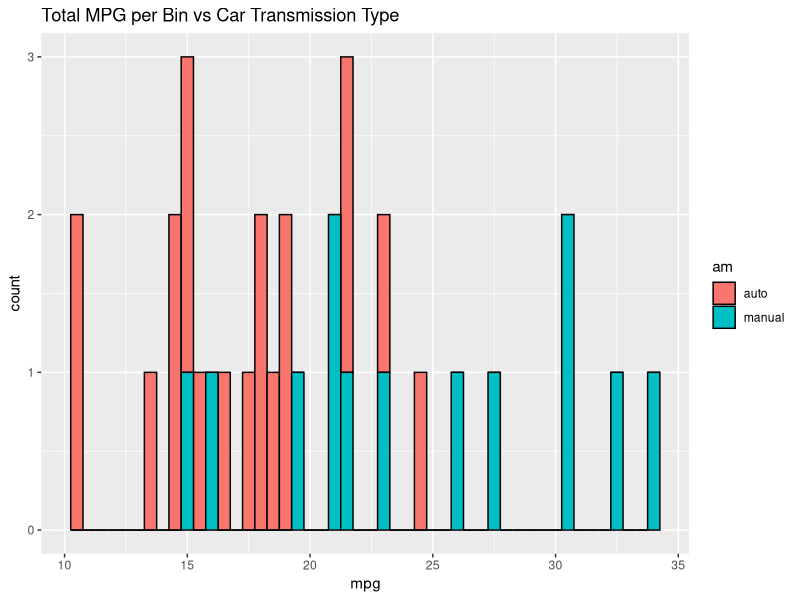
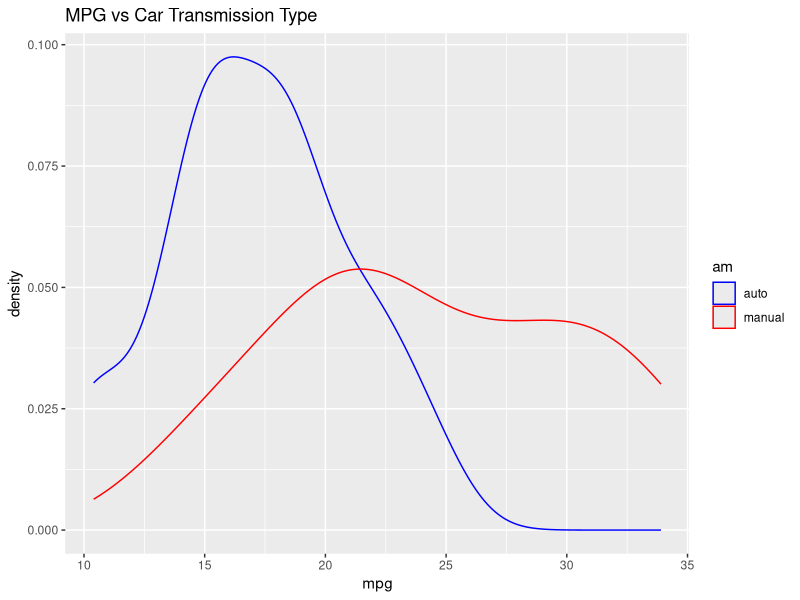
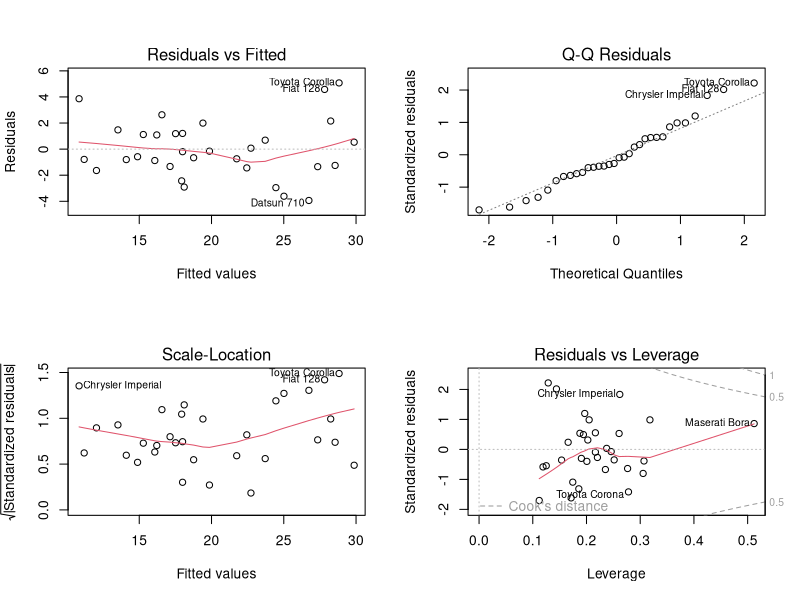

The R source for these figures, in order:
## ---- chunk 1
a <- 1:11
b <- c("[mpg] Miles/(US) gallon", "[cyl] Number of cylinders", "[disp] Engine displacement (cu.in.)",
       "[hp] Gross horsepower", "[drat]	Rear axle ratio", "[wt] Weight (lb/1000)",
       "[qsec] 1/4 mile time","[vs]	V/S (unknown)", "[am]	Transmission (0 = automatic, 1 = manual)", 
       "[gear] Number of forward gears", "[carb]	Number of carburetors")
y <- data.frame(a,b)

cat(paste("* ", y[,1],"  ",y[,2], sep="    ", collapse="\n"))

## ---- chunk 2
library(ggplot2)
library(car)

## ---- chunk 3
data(mtcars)
mtcars$am   <- as.factor(mtcars$am)     #transmission types
mtcars$cyl  <- as.factor(mtcars$cyl)    #number of cylinders
mtcars$gear <- as.factor(mtcars$gear)   #number of gears
mtcars$carb <- as.factor(mtcars$carb)   #carborator
mtcars$vs   <- as.factor(mtcars$vs)     #unknown
## ---- chunk 4
fit1 <- lm(formula = mpg~am, data = mtcars)
fit2 <- lm(formula = mpg~am+cyl, data = mtcars)
fit3 <- lm(formula = mpg~am+cyl+disp, data = mtcars)
fit4 <- lm(formula = mpg~am+cyl+disp+wt, data = mtcars)
fit5 <- lm(formula = mpg~am+cyl+disp+wt+hp, data = mtcars)
## ---- chunk 5
anova(fit1,fit2,fit3,fit4,fit5)
summary(fit1)$coefficients[1:2,] #single variable model
summary(fit5)$coefficients[1:2,] #multivariate model
## ---- chunk 6
c(summary(fit1)$r.squared, summary(fit5)$r.squared)
## ---- chunk 7
head(mtcars[c(1:6,15,16,28),],9)
## ---- chunk 8
fit <- lm(mpg~.,data=mtcars)                #build model mpg over others
summary(aov(fit))                           #analysis of variance function
## ---- chunk 9
vf <- vif(fit)                              #calculate variance inflation
head(vf[order(vf[,3], decreasing=TRUE),],4) #sort the result in descending order
## ---- chunk 10
#change transmission field to character to use "auto" and "manual" instead of 0 or 1
mtcars[,9] <- as.character(mtcars[,9])

for (i in 1:nrow(mtcars))
    {
    if (mtcars$am[i] == 1) 
        {mtcars[i,9] <- "manual"}
    else
        {mtcars[i,9] <- "auto"}
    }
## ---- chunk 11
ggplot(mtcars) +
    geom_histogram(aes(x=mpg, fill=am), color="black", binwidth=0.5) +
    scale_color_manual(values=c(manual="blue", auto="red")) +   
    ggtitle("Total MPG per Bin vs Car Transmission Type")     
## ---- chunk 12
ggplot(mtcars) +
    geom_density(aes(x=mpg, color=am)) +
    scale_color_manual(values=c("manual"="red", "auto"="blue")) +
    ggtitle("MPG vs Car Transmission Type")     
## ---- chunk 13
par(mfrow=c(2,2))
plot(fit5)
